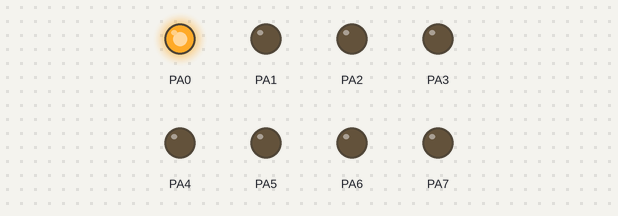
A program run on a simulated ATmega128, built with avr-gcc and emulated at 8 MHz. Shown: output pins drawn as LEDs (lit = HIGH).

Above: at 0.02 s.
At 0.37 s:
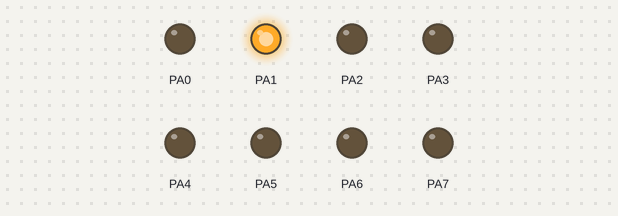
At 0.72 s:
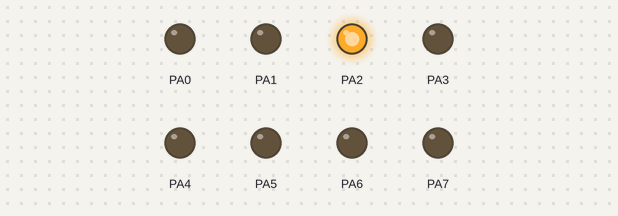
At 1.47 s:
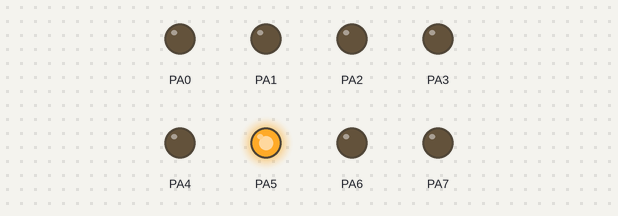
At 2.27 s:
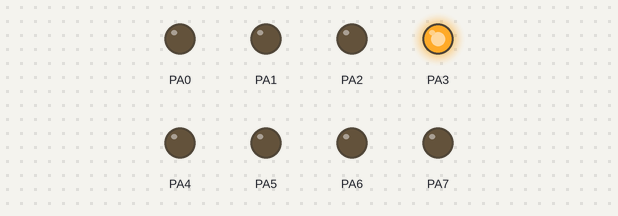
At 2.92 s:
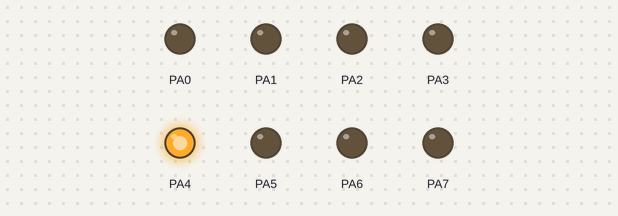
Timing chart, 0 to 3.2 s (numbered marks = the images above):
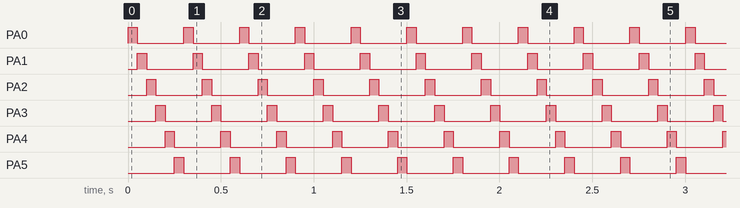

The program:

main.c
```c
/*
 * Opd4.c
 *
 * Created: 28-2-2025 09:47:14
 * Author : Kersjan14
 */

#define F_CPU 8e6

#include <avr/io.h>
#include <util/delay.h>

void wait( int ms ) {
	for (int i=0; i<ms; i++) {
		_delay_ms( 1 );		// library function (max 30 ms at 8MHz)
	}
}

typedef struct {
	unsigned char data;
	unsigned int delay ;
} PATTERN_STRUCT;

PATTERN_STRUCT pattern[] = {
	{0x01, 50},
	{0x02, 50},
	{0x04, 50},
	{0x08, 50},
	{0x10, 50},
	{0x20, 50},
	{0x00, 0}
};


int main( void )
{
	DDRA = 0xFF; // PORTA all output

	while (1) {
		// Set index to begin of pattern array
		int index = 0;
		// as long as delay has meaningful content
		while( pattern[index].delay != 0 ) {
			// Write data to PORTA
			PORTA = pattern[index].data;
			// wait
			wait(pattern[index].delay);
			// increment for next round
			index++;
		}
	}
	return 1;
}
```

Measured:
- by itself, PA0–5: alternates HIGH for 0.05 s and LOW for 0.25 s
- by itself, everything shown: repeats every 0.30 s, in 6 steps
